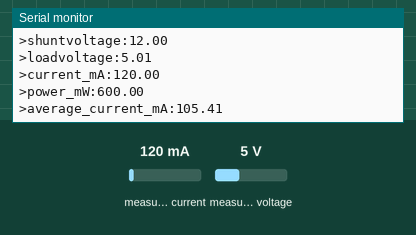
Simulated run of this program. Board: ESP32-S3. On the bench: the last lines printed to the serial monitor. The inputs (shaded band) are chosen by the test bench; at power-on: measured current 120 mA, measured voltage 5 V.

Above: at 1.2 s.
1.3 s: measured current set to 40 mA
At 1.45 s:
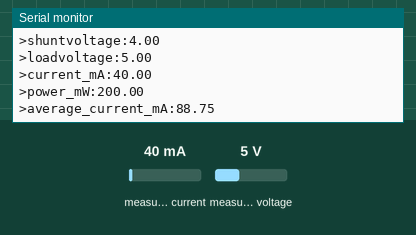
2.8 s: measured voltage set to 11.2 V
At 3.62 s:
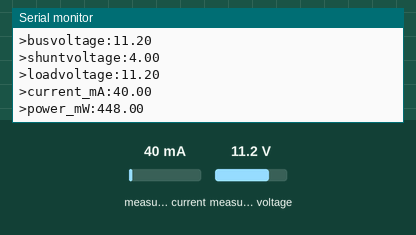
5.8 s: measured current set to 500 mA
At 6.12 s:
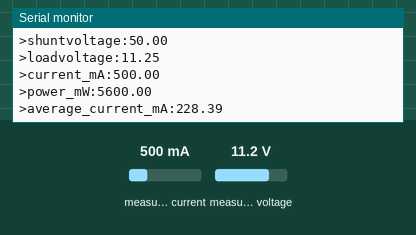
7.3 s: measured voltage set to 3.8 V
At 9.55 s:
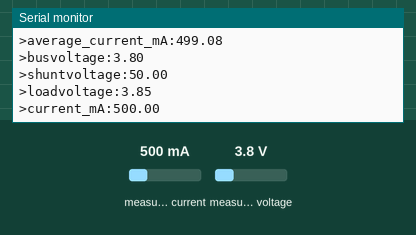
Timing chart, 0 to 11.1 s (numbered marks = the images above; inputs shaded):
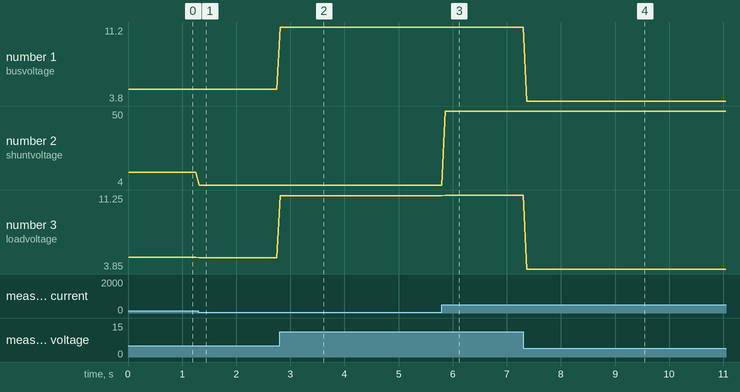

Measured:
- after the input at 1.3 s, the serial monitor: prints a new line at once (image 1)
- after the input at 5.8 s, the serial monitor: prints a new line after 0.06 s (image 3)
- plotted number 2: 12 → 4 after the input at 1.3 s, 4 → 50 after the input at 5.8 s
- plotted number 3: 11.2 → 11.25 after the input at 5.8 s

The program:

main.cpp
```cpp
#include <Arduino.h>
#include <Wire.h>
#include <Adafruit_INA219.h>

Adafruit_INA219 ina219;

// Definiamo i pin sicuri per l'I2C sulla tua scheda CAM
#define I2C_SDA_PIN 18
#define I2C_SCL_PIN 17

float average_current_mA = 0;

void setup(void) {
  Serial.begin(115200);
  while (!Serial) {
      delay(1);
  }

  Serial.println("Inizializzazione I2C sui pin custom...");
  // Diciamo alla ESP32 di usare i pin 4 e 5 per parlare col sensore
  Wire.begin(I2C_SDA_PIN, I2C_SCL_PIN);

  // Initialize the INA219
  if (! ina219.begin()) {
    Serial.println("Failed to find INA219 chip");
    while (1) { delay(10); }
  }

  Serial.println("Measuring voltage and current with INA219 ...");
}

void loop(void) {
  float shuntvoltage = 0;
  float busvoltage = 0;
  float current_mA = 0;
  float loadvoltage = 0;
  float power_mW = 0;

  shuntvoltage = ina219.getShuntVoltage_mV();
  busvoltage = ina219.getBusVoltage_V();
  current_mA = ina219.getCurrent_mA();
  power_mW = ina219.getPower_mW();
  loadvoltage = busvoltage + (shuntvoltage / 1000);

  average_current_mA = (average_current_mA * 9 + current_mA) / 10;

  Serial.printf(">busvoltage:%.2f\n",busvoltage);
  //Serial.print("\t");
  Serial.printf(">shuntvoltage:%.2f\n",shuntvoltage);
  //Serial.print("\t");
  Serial.printf(">loadvoltage:%.2f\n",loadvoltage);
  //Serial.print("\t");
  Serial.printf(">current_mA:%.2f\n",current_mA);
  //Serial.print("\t");
  Serial.printf(">power_mW:%.2f\n",power_mW);

  Serial.printf(">average_current_mA:%.2f\n",average_current_mA);

  delay(50);
}
```
